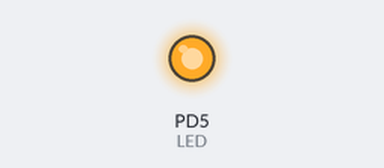
The program below on a simulated ATmega328P, built with avr-gcc and emulated at 16 MHz. Parts: output pins drawn as LEDs (lit = HIGH).

Above: at 1.5 s.
At 5.5 s:
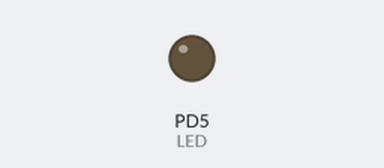
Timing chart, 0 to 10.4 s (numbered marks = the images above):
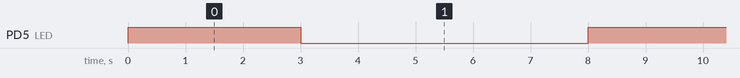

The program:

main.c
```c
/*
 * LED_Toggle.c
 *
 * Created: 01-05-2026 7.39.02 PM
 * Author : HP
 */

#define F_CPU 16000000UL

#include <avr/io.h>
#include <util/delay.h>


int main(void)
{
	DDRD |= (1 << DDD5);
    /* Replace with your application code */
    while (1)
    {
		PORTD |= (1 << PORTD5);				// Set PORTB5 for LED ON
		_delay_ms(3000);					// 3 seconds Delay
		PORTD &=~(1 << PORTD5);				// Clear PORTB5 for LED OFF
		_delay_ms(5000);					// 5 Seconds Delay
    }
}
```

Measured:
- by itself, PD5 (LED): alternates HIGH for 3.0 s and LOW for 5.0 s
